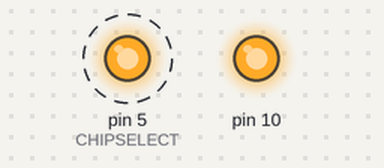
The sketch below on a simulated Arduino Uno, built with avr-gcc and run on an emulated ATmega328P. Shown: output pins drawn as LEDs (lit = HIGH). Dashed ring = blinking. What the sketch prints to the serial monitor is not drawn.

Above: at 0.02 s.
Timing chart, 0 to 3.0 s (numbered marks = the images above):
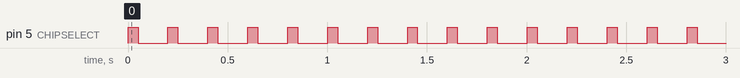

The sketch:

ad4116_rev2.ino
```cpp
#include <SPI.h>
#include "AD4116_read.h"

#define DATAOUT 11      // COPI/MOSI
#define DATAIN 12       // CIPO/MISO
#define spiCLOCK 13     // SCK/CLK
#define CHIPSELECT 5  // SS/CS
#define spiMODE3 3


#if defined(ARDUINO_AVR_UNO)
    SPIClass spi;
//ARDUINO MEGA 1256
#elif defined(ARDUINO_AVR_MEGA)
    SPIClass spi;
//ARDUINO MEGA 2560
#elif defined(ARDUINO_AVR_MEGA2560)
    SPIClass spi;
//ARDUINO UNO WIFI
#elif defined(ARDUINO_AVR_UNO_WIFI_DEV_ED)
    SPIClass spi;
//ARDUINO UNO WIFI Rev 2
#elif defined(ARDUINO_AVR_UNO_WIFI_REV2)
    SPIClass spi(DATAIN, spiCLOCK, DATAOUT, CHIPSELECT, spiMODE3);
#endif


void setup()
{
    // Main setting
    Serial.begin(19200);

    pinMode(DATAOUT, OUTPUT);
    pinMode(DATAIN, INPUT);
    pinMode(spiCLOCK, OUTPUT);
    pinMode(CHIPSELECT, OUTPUT);
    digitalWrite(CHIPSELECT, HIGH); // disable device

    spi.begin();
}


void loop()
{

    while (!Serial) {
    ; // wait for serial port to connect. Needed for native USB
    }

    uint16_t ID = AD4116_readID(CHIPSELECT);
    Serial.print("ID: ");
    Serial.println(ID, HEX);

    uint8_t STATUS = AD4116_readStatus(CHIPSELECT);
    Serial.print("Status: ");
    Serial.println(STATUS, BIN);
    Serial.print("Ready: ");
    Serial.println(bitRead(STATUS, 7));

    uint16_t GPOIConfig = AD4116_readGPOIConfig(CHIPSELECT);
    Serial.print("GPOIConfig: ");
    Serial.println(GPOIConfig, BIN);

    uint32_t ChannelOneOffsetRead1 = AD4116_read24(spi, CHIPSELECT, 0b01110000);
    Serial.print("ChannelOneOffsetRead1: ");
    Serial.println(ChannelOneOffsetRead1, BIN);

    pinMode(CHIPSELECT,OUTPUT);

    delay(50);

    spi.setBitOrder(MSBFIRST);
    spi.setDataMode(spiMODE3);

    digitalWrite(CHIPSELECT,LOW); //enable device

    delay(150);

    spi.transfer(0b00110000);
    if (ChannelOneOffsetRead1 == 0b10000000){
        spi.transfer(0b10000001);
        spi.transfer(0b00000000);
        spi.transfer(0b00000000);
    }else {
        spi.transfer(0b10000000);
        spi.transfer(0b00000000);
        spi.transfer(0b00000000);
    }

    digitalWrite(CHIPSELECT,HIGH); //disable device


    uint32_t ChannelOneOffsetRead2 = AD4116_read24(spi, CHIPSELECT, 0b01110000);
    Serial.print("ChannelOneOffsetRead2: ");
    Serial.println(ChannelOneOffsetRead2, BIN);

    Serial.println("___");
}


/* Read Chip Address 0x00*/
uint8_t AD4116_readStatus(uint8_t ChipSelectPin)
{
return AD4116_read(spi, ChipSelectPin, 0b01000000);
}

/* Read Chip Address 0x00 Bit 7*/
boolean AD4116_isReady(uint8_t ChipSelectPin){
    uint8_t status = AD4116_readStatus(ChipSelectPin);
    if (bitRead(status,7)){
        return true;
    }
    return false;
}

/* Read Chip Address 0x06*/
uint16_t AD4116_readGPOIConfig(uint8_t ChipSelectPin){
    return AD4116_read16(spi, ChipSelectPin, 0b01000110);
}

/* Read Chip Address 0x07*/
uint16_t AD4116_readID(uint8_t ChipSelectPin)
{
return AD4116_read16(spi, ChipSelectPin, 0b01000111);
}

// uint8_t AD4116_writeChannelSetup(uint8_t ChipSelectPin, uint8_t channel){

//     if (!AD4116_isReady || channel < 0 || channel > 6) {
//         return 1;
//     }
//     return 0;
// }

uint8_t AD4116_writeChannelZeroOffset(uint8_t ChipSelectPin, uint8_t channel, uint32_t offset){

    if (channel < 0 || channel > 6) {
        return 1;
    }

    uint8_t comms;

    switch (channel)
    {
        case 0:
        {
            comms= 0b00110000;
            break;
        }
        case 1:
        {
            comms= 0b00110001;
            break;
        }
        case 2:
        {
            comms= 0b00110010;
            break;
        }
        case 3:
        {
            comms= 0b00110011;
            break;
        }
        case 4:
        {
            comms= 0b00110100;
            break;
        }
        case 5:
        {
            comms= 0b00110101;
            break;
        }
        case 6:
        {
            comms= 0b00110110;
            break;
        }
        case 7:
        {
            comms= 0b00110111;
            break;
        }

    }
    uint8_t data[3];
    data[1] = (offset >> 16) & 0xFF;
    data[2] = (offset >> 8) & 0xFF;
    data[3] = (offset >> 0) & 0xFF;


    //AD4116_write(spi, ChipSelectPin, comms, data);

    return 0;
}

uint8_t AD4116_readx(SPIClass& spi, uint8_t ChipSelectPin, uint8_t comms)
{

    pinMode(ChipSelectPin,OUTPUT);

    delay(50);

    spi.setBitOrder(MSBFIRST);
    spi.setDataMode(spiMODE3);

    digitalWrite(ChipSelectPin,LOW); //enable device

    delay(150);

    spi.transfer(comms);
    uint8_t results = spi.transfer(0x00);

    digitalWrite(ChipSelectPin,HIGH); //disable device

    return results;
}


uint16_t AD4116_read16x(SPIClass& spi, uint8_t ChipSelectPin, uint8_t comms)
{

    pinMode(ChipSelectPin,OUTPUT);

    delay(50);

    spi.setBitOrder(MSBFIRST);
    spi.setDataMode(spiMODE3);

    digitalWrite(ChipSelectPin,LOW); //enable device

    delay(150);

    spi.transfer(comms);
    uint16_t results = spi.transfer16(0x00);

    digitalWrite(ChipSelectPin,HIGH); //disable device

    return results;
}

uint32_t AD4116_read24x(SPIClass& spi, uint8_t ChipSelectPin, uint8_t comms)
{

    pinMode(ChipSelectPin,OUTPUT);

    delay(50);

    spi.setBitOrder(MSBFIRST);
    spi.setDataMode(spiMODE3);

    digitalWrite(ChipSelectPin,LOW); //enable device

    delay(150);

    spi.transfer(comms);
    uint32_t resultsW1 = spi.transfer(0x00);
    uint32_t resultsW2 = spi.transfer(0x00);
    uint32_t resultsW3 = spi.transfer(0x00);

    digitalWrite(ChipSelectPin,HIGH); //disable device

    uint32_t results = resultsW1 + (resultsW2 << 8) + (resultsW3 << 16);
    return results;
}
```

AD4116_read.cpp
```cpp
#include "AD4116_read.h"


uint8_t AD4116_read(SPIClass& spi, uint8_t ChipSelectPin, uint8_t comms)
{

    pinMode(ChipSelectPin,OUTPUT);

    delay(50);

    spi.setBitOrder(MSBFIRST);
    spi.setDataMode(SPI_MODE3);

    digitalWrite(ChipSelectPin,LOW); //enable device

    delay(150);

    spi.transfer(comms);
    uint8_t results = spi.transfer(0x00);

    digitalWrite(ChipSelectPin,HIGH); //disable device

    return results;
}


uint16_t AD4116_read16(SPIClass& spi, uint8_t ChipSelectPin, uint8_t comms)
{

    pinMode(ChipSelectPin,OUTPUT);

    delay(50);

    spi.setBitOrder(MSBFIRST);
    spi.setDataMode(SPI_MODE3);

    digitalWrite(ChipSelectPin,LOW); //enable device

    delay(150);

    spi.transfer(comms);
    uint16_t results = SPI.transfer16(0x00);

    digitalWrite(ChipSelectPin,HIGH); //disable device

    return results;
}

uint32_t AD4116_read24(SPIClass& spi, uint8_t ChipSelectPin, uint8_t comms)
{

    pinMode(ChipSelectPin,OUTPUT);

    delay(50);

    spi.setBitOrder(MSBFIRST);
    spi.setDataMode(SPI_MODE3);

    digitalWrite(ChipSelectPin,LOW); //enable device

    delay(150);

    spi.transfer(comms);
    uint32_t resultsW1 = spi.transfer(0x00);
    uint32_t resultsW2 = spi.transfer(0x00);
    uint32_t resultsW3 = spi.transfer(0x00);

    digitalWrite(ChipSelectPin,HIGH); //disable device

    uint32_t results = resultsW1 + (resultsW2 << 8) + (resultsW3 << 16);
    return results;
}
```

AD4116_read.h
```cpp
#ifndef AD4116READ_H
#define AD4116READ_H
#include <Arduino.h>
#include <SPI.h>

    uint8_t AD4116_read(SPIClass& spi, uint8_t ChipSelectPin, uint8_t comms);
    uint16_t AD4116_read16(SPIClass& spi, uint8_t ChipSelectPin, uint8_t comms);
    uint32_t AD4116_read24(SPIClass& spi, uint8_t ChipSelectPin, uint8_t comms);

#endif
```

Measured:
- by itself, pin 5 (CHIPSELECT): alternates HIGH for 0.05 s and LOW for 0.15 s
